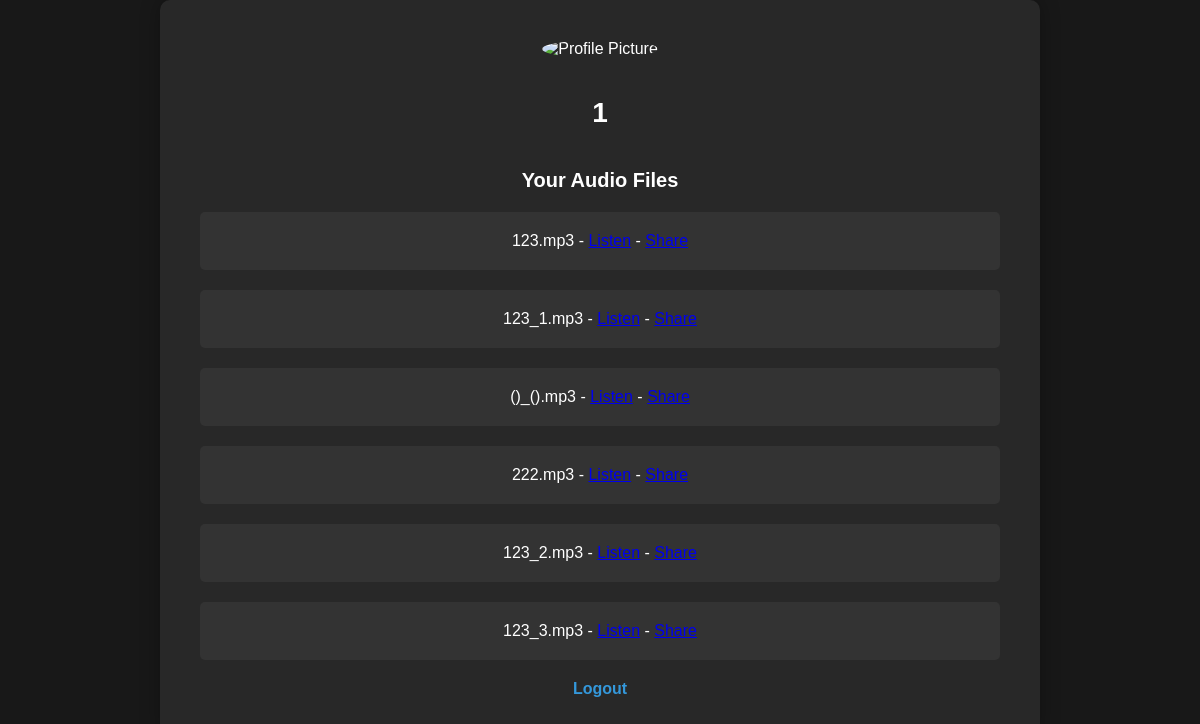
/profile (signed in), run on an earlier commit of the app's database.
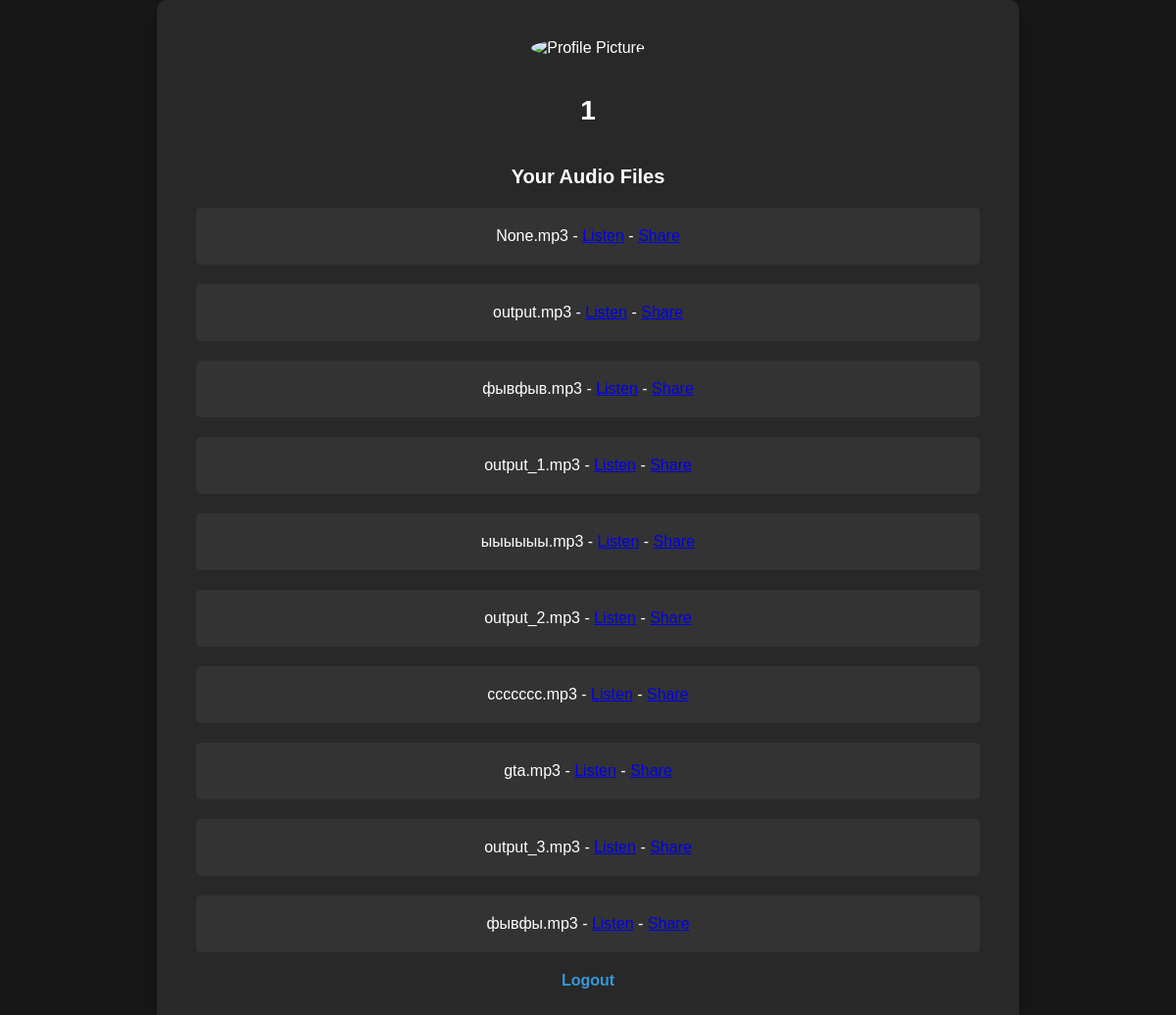
And on a later commit of the database.
### app/models.py (models this page shows)
class AudioFile(db.Model):
    id = db.Column(db.Integer, primary_key=True)
    filename = db.Column(db.String(100), nullable=False)
    path = db.Column(db.String(255), nullable=False)
    public = db.Column(db.Boolean, default=False)
    user_id = db.Column(db.Integer, db.ForeignKey('user.id'), nullable=False)

### app/routes.py (the view)
@app.route('/profile')
@login_required
def profile():
    audio_files = AudioFile.query.filter_by(user_id=current_user.id).all()
    return render_template('profile.html', user=current_user, audio_files=audio_files)

### app/routes.py (called while the page is built)
@login_manager.user_loader
def load_user(user_id):
    return User.query.get(int(user_id))

### app/templates/profile.html (shortened to what this page needs)
<!DOCTYPE html>
<html lang="en">
<head>
    <link rel="stylesheet" type="text/css" href="static/profile_style.css">
</head>
<body>
    <div class="profile-container">
        <div class="profile-header">
            <img src="{{ url_for('static', filename='images/profile-picture.jpg') }}" alt="Profile Picture">
            <h1>{{ user.username }}</h1>
        </div>
        <div class="profile-content">
            <h2>Your Audio Files</h2>
            <ul>
                {% for audio_file in audio_files %}
                    <li>
                        {{ audio_file.filename }}
                        - <a href="{{ url_for('listen_audio',user_id=current_user.id, filename=audio_file.filename) }}">Listen</a>
                        - <a href="{{ url_for('share_audio',user_id=current_user.id, filename=audio_file.filename) }}">Share</a>
                    </li>
                {% endfor %}
            </ul>
        </div>
        <div class="profile-footer">
            <a href="{{ url_for('logout') }}">Logout</a>
        </div>
    </div>
</body>
</html>

What changed in the data, as far as the page shows it:
removed AudioFile: filename "123.mp3"
removed AudioFile: filename "123_1.mp3"
removed AudioFile: filename "()_().mp3"
removed AudioFile: filename "222.mp3"
removed AudioFile: filename "123_2.mp3"
removed AudioFile: filename "123_3.mp3"
added AudioFile: filename "None.mp3"
added AudioFile: filename "output.mp3"
added AudioFile: filename "фывфыв.mp3"
added AudioFile: filename "output_1.mp3"
added AudioFile: filename "ыыыыыы.mp3"
added AudioFile: filename "output_2.mp3"
added AudioFile: filename "ссссссс.mp3"
added AudioFile: filename "gta.mp3"
added AudioFile: filename "output_3.mp3"
added AudioFile: filename "фывфы.mp3"
